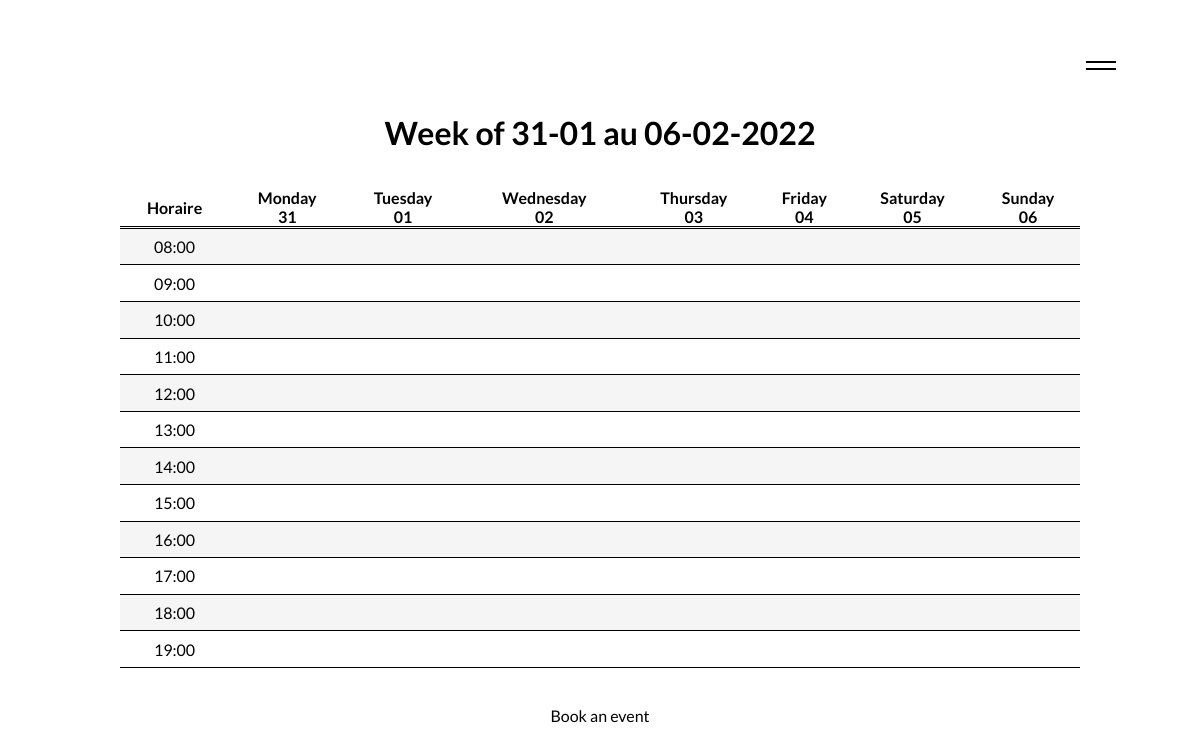
Before: /view/planning.php with the older database file.
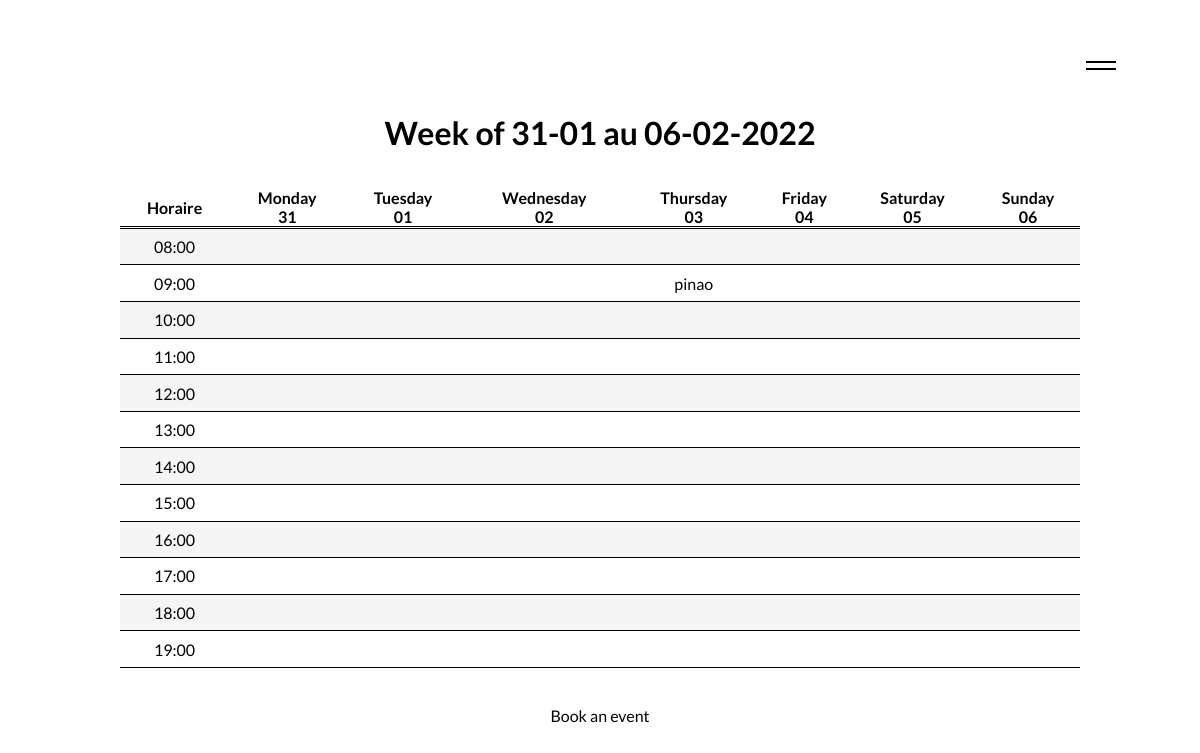
After: the same page with the newer database file.
### tables this page shows
CREATE TABLE IF NOT EXISTS `reservations` (
  `id` int NOT NULL AUTO_INCREMENT,
  `titre` varchar(255) NOT NULL,
  `description` text NOT NULL,
  `debut` datetime NOT NULL,
  `fin` datetime NOT NULL,
  `id_utilisateur` int NOT NULL,
  PRIMARY KEY (`id`)
);

### libraries/database.php (called while the page is built)
<?php
function getPdo(){
    $pdo = new PDO('mysql:host=localhost;dbname=reservationsalles;charset=utf8', 'root', '', [
        PDO::ATTR_ERRMODE => PDO::ERRMODE_EXCEPTION,
        PDO::ATTR_DEFAULT_FETCH_MODE => PDO::FETCH_ASSOC
    ]);
    return $pdo;
}

### libraries/models/Model.php (called while the page is built, shortened)
<?php
require_once('../libraries/database.php');
abstract class Model
{
    public function __construct()
    {
        $this->pdo = getPdo();
    }
}

### libraries/models/Planning.php (called while the page is built, shortened)
<?php
require_once("../libraries/models/Model.php");
class Planning extends Model
{
    public function getStartEvent($debut)
    {
        $query = $this->pdo->prepare("SELECT reservations.titre, reservations.debut, utilisateurs.login, reservations.id FROM reservations INNER JOIN utilisateurs ON utilisateurs.id = reservations.id_utilisateur WHERE `debut` = '$debut'");
        $query->execute();
        $result = $query->fetchAll();
        return $result;
    }
}

### libraries/controllers/Planning.php (the view, shortened to what this page needs)
<?php
require_once("../libraries/controllers/Planning.php");
class Planning
{
    public function __construct()
    {
        $this->model = new \Models\Planning();
    }
    public function startEvent($heure)
    {
        $startEvent = $this->model->getStartEvent($heure);
        return $startEvent;
    }
    public function toString()
    {
        $start = new DateTime('now');
        $startWeek = (clone $start)->modify('last monday');
        return $startWeek;
    }
    public function headPlanning()
    {
        $start = new DateTime('now');
        $start_m = (clone $start)->modify('last monday');
        $horaire = "Horaire";
        for ($j = -1; $j < 7; $j++) {
            $day = (clone $start_m)->modify('+' . $j . 'day');
            if ($j == -1) {
                echo "<th>" . $horaire . "</th>";
            } else {
                echo "<th>" . $day->format('l') . "<br>" . $day->format('d') . "</th>";
            }
        }
    }
    public function bodyTable()
    {
        for ($i = 7; $i < 20; $i++) {
            echo "<tr>";
            for ($j = -1; $j < 7; $j++) {
                $start = new DateTime('now');
                $start_m = (clone $start)->modify('last monday');
                $day = (clone $start_m)->modify('+' . $j . 'day');
                $heure = (clone $day)->modify('+' . $i . 'hour');
                $resa = $this->startEvent($heure->format('Y-m-d H:s'));
                echo "<td>";
                if ($j == -1 && $i != 7) {
                    echo "<div>" . $heure->format('H:s') . "</div>";
                } else {
                    if (!empty($resa)) {
                        echo "<a href=\"./reservation.php?reservation=" . $resa[0]['id'] . "\">";
                        echo "<div>" . $resa[0]['titre'] . "</div>";
                        echo "</a>";
                    }
                }
                echo "</td>";
            }
        }
        echo "</tr>";
    }
}

### view/planning.php (shortened to what this page needs)
<?php
require_once '../libraries/controllers/Planning.php';
require_once '../libraries/models/Planning.php';
$planning = new Planning();
?>
<!DOCTYPE html>
<html lang="en">
<head>
    <link rel="stylesheet" href="../public/css/styles.css">
</head>
<body>
    <?php require_once 'header.php' ?>
    <main class="main__planning">
        <h1 class="heading__planning">Week of <?= $planning->toString()->format('d-m'); ?> au <?= $planning->toString()->modify('6 day')->format('d-m-Y'); ?></h1>
        <table>
            <thead>
                <?= $planning->headPlanning(); ?>
            </thead>
            <tbody>
                <?= $planning->bodyTable(); ?>
            </tbody>
        </table>
        <a href="../view/reservation-form.php" class="link__planning">Book an event</a>
    </main>
</body>
</html>

### view/header.php (shortened to what this page needs)
<header class="header">
    <label for="toggle" class="hamburger">
        <div class="hamburger__line--top"></div>
        <div class="hamburger__line--bottom"></div>
    </label>
</header>

### public/css/styles.css (style rules this page uses)
* { margin: 0; padding: 0; box-sizing: border-box; list-style: none; text-decoration: none; }
a, a:visited { color: black; }
html { scroll-behavior: smooth; }
body { width: 100%; font-family: "main"; font-family: "Lato", sans-serif; }
.hamburger { position: absolute; top: 7%; right: 7%; z-index: 5; cursor: pointer; }
.hamburger div { position: relative; width: 30px; height: 2px; background-color: black; margin-top: 5px; transition: all 0.3s ease-in-out; }
.main__planning { height: 100vh; width: 100%; display: flex; justify-content: center; align-items: center; flex-direction: column; }
.heading__planning { margin-bottom: 3%; }
.link__planning { transform: translate(0, 200%); }
table { width: 80%; border-collapse: collapse; height: 60%; }
td div { display: flex; justify-content: center; align-items: center; }
tr { border-bottom: 1px solid black; }
tbody tr:nth-child(even) { background-color: whitesmoke; }
::placeholder { color: black; transition: 1s ease-in-out; }

Changed rows visible on the page:
added reservations: titre "pinao"
